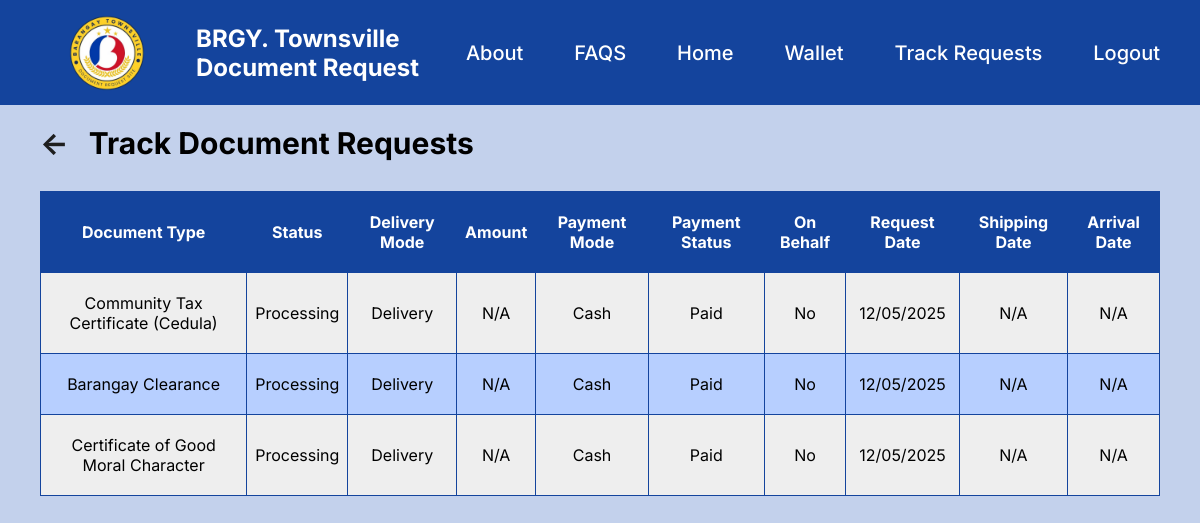
Page /track_request.php (signed in) on the committed database.
### tables this page shows
CREATE TABLE Requests (
	request_id INT NOT NULL AUTO_INCREMENT PRIMARY KEY,
    user_id INT NOT NULL,
    doc_id INT NOT NULL,
    request_date DATETIME NOT NULL DEFAULT CURRENT_TIMESTAMP,
    status ENUM('Pending', 'Approved', 'Denied', 'Processing', 'Ready for Shipping', 'Shipping', 'Ready for Pick-up', 'Released') NOT NULL DEFAULT 'Pending',
    delivery_mode ENUM('Pick-up', 'Delivery') NOT NULL,
    payment_mode ENUM('Cash_On_Delivery','Wallet') DEFAULT NULL,
    copies INT NOT NULL,
    is_on_behalf TINYINT NOT NULL DEFAULT 0,
    payment_status ENUM('Pending', 'Paid', 'Refunded') NOT NULL DEFAULT 'Pending',
    shipping_date DATETIME DEFAULT NULL, 
    arrival_date DATETIME DEFAULT NULL,
    pickup_status ENUM('Not Picked Up','Picked Up') NOT NULL DEFAULT 'Not Picked Up',
    pickup_date DATETIME DEFAULT NULL,
    CONSTRAINT requests_fk_user FOREIGN KEY (user_id) REFERENCES users(id),
	CONSTRAINT requests_fk_docu FOREIGN KEY (doc_id) REFERENCES document_types(doc_id)
);

CREATE TABLE Document_Types(
	doc_id INT NOT NULL AUTO_INCREMENT PRIMARY KEY,
    doc_name VARCHAR(255) NOT NULL,
    price DECIMAL(10, 2) NOT NULL,
    shipping_fee DECIMAL(10, 2) NOT NULL,
    description VARCHAR(255) NOT NULL,
    status ENUM('Active', 'Inactive')
) AUTO_INCREMENT = 9;

### track_request.php (the view, shortened to what this page needs)
<!DOCTYPE html>
<html lang="en">
<head>
    <link rel="stylesheet" href="style.css">
</head>
<body>
    <header class="main-header">
        <div class="logo">
        <img src="./images/logo.png">
        <div>
            <h4>BRGY. Townsville</h4>
            <h4>Document Request</h4>
        </div>
        </div>
    <nav class="navigation-menu">
        <ul>
            <li>About</li>
            <li>FAQS</li>
            <li><a href="dashboard.php">Home</a></li>
            <li><a href="view_wallet.php">Wallet</a></li>
            <li><a href="track_request.php">Track Requests</a></li>
            <li><a href="logout.php">Logout</a></li>
        </ul>
    </nav>
    </header>
    <div class="main-dashboard">
       <div class="page-container">
            <h2><a href="dashboard.php"><b><-</b></a></h2>
            <h2>Track Document Requests</h2>
        </div>
       <div class="table-container">
                <?php
                include "db.php";
                $user_id = $_SESSION['id'];
                $sql = "SELECT r.request_id, r.request_date, r.status, r.delivery_mode, r.payment_mode, r.payment_status, r.shipping_date, r.arrival_date,
                            d.doc_name,
                            p.amount, p.payment_date, p.transaction_type, r.is_on_behalf
                        FROM requests r
                        JOIN document_types d ON r.doc_id = d.doc_id
                        LEFT JOIN payments p ON r.request_id = p.request_id
                        WHERE r.user_id = '$user_id'";
                $result = $conn->query($sql);
                if ($result->num_rows > 0) {
                    echo'
                        <table class="user-table">
                        <tr class="head">
                            <th>Document Type</th>
                            <th>Status</th>
                            <th>Delivery Mode</th>
                            <th>Amount</th>
                            <th>Payment Mode</th>
                            <th>Payment Status</th>
                            <th>On Behalf</th>
                            <th>Request Date</th>
                            <th>Shipping Date</th>
                            <th>Arrival Date</th>
                        </tr>
                        ';
                    while ($row = mysqli_fetch_row($result)) {
                        $request_date = date("m/d/Y", strtotime($row[1]));
                        $status = $row[2];
                        $delivery_mode = $row[3];
                        if ($row[4]== 'Cash_On_Delivery'){
                            $payment_mode = 'Cash On Delivery';
                        }
                        else{
                                $payment_mode = 'Cash';
                        }
                        $payment_status = $row[5];
                        $shipping_date = $row[6] ? $row[6] : 'N/A';
                        $arrival_date = $row[7] ? $row[7] : 'N/A';
                        $doc_name = $row[8];
                        $amount = $row[9] ? $row[9] : 'N/A';
                        $is_on_behalf = $row[12] ? 'Yes' : 'No';
                        echo "<tr>
                                <td>$doc_name</td>
                                <td>$status</td>
                                <td>$delivery_mode</td>
                                <td>$amount</td>
                                <td>$payment_mode</td>
                                <td>$payment_status</td>
                                <td>$is_on_behalf</td>
                                <td>$request_date</td>
                                <td>$shipping_date</td>
                                <td>$arrival_date</td>
                              </tr>
                              ";
                    }
                    echo'</table>';
                } else {
                    echo '<p class="not-found"><b>No requests found</b></p>';
                }
                ?>
        </div>
    </div>
</body>
</html>

### style.css (style rules this page uses)
* { margin:0; padding:0; box-sizing: border-box; font-family: 'Inter'; }
:root { --main-bg:#C3D1EC; --container-bg:#E0E7F5; --header-color:#14449D; --warning:#D4A5B2; }
body { background-color: var(--main-bg); height:auto; }
.main-header { height: 105px; display: flex; background-color: var(--header-color); padding: 10px; align-items: center; justify-content: space-between; color: white; }
.main-header h4 { font-size: 24px; }
.logo { margin-left:47px; display: flex; align-items: center; gap: 47px; }
.logo img { width: 100px; height: 100px; margin-right: -8px; }
.navigation-menu { display: flex; justify-content: flex-end; padding: 15px 30px; }
.navigation-menu ul { list-style: none; display: flex; gap: 51px; }
.navigation-menu ul li { font-size: 20px; font-weight: 500; }
.navigation-menu ul li a { text-decoration: none; color: white; }
.main-dashboard { display:flex; justify-content: center; margin:0; padding:20px 40px 40px; flex-direction: column; }
.main-dashboard h2 { margin-bottom:10px; font-size: 30px; }
.table-container { width: 100%; height: 500px; overflow-y: auto; overflow-x: hidden; }
.page-container { display: flex; }
.page-container a { padding-right: 20px; text-decoration: none; color:#1E1E1E; }
.user-table { border-collapse: collapse; width:100%; }
.user-table th, .user-table td { border: 1px solid var(--header-color); padding: 20px 8px; text-align:center; }
.user-table .head th { background-color: var(--header-color); color:white; }
.user-table tr:nth-child(odd) { background-color: #B7CFFF; }
.user-table tr:nth-child(even) { background-color: #EEEEEE; }
.page-container h2 { margin-bottom: 30px; }

### rows in the picture
requests: doc.doc_name "Community Tax Certificate (Cedula)", status "Processing", delivery_mode "Delivery", amount "N/A", payment_mode "Cash", payment_status "Paid", is_on_behalf "No", request_date "12/05/2025", shipping_date "N/A", arrival_date "N/A"
requests: doc.doc_name "Barangay Clearance", status "Processing", delivery_mode "Delivery", amount "N/A", payment_mode "Cash", payment_status "Paid", is_on_behalf "No", request_date "12/05/2025", shipping_date "N/A", arrival_date "N/A"
requests: doc.doc_name "Certificate of Good Moral Character", status "Processing", delivery_mode "Delivery", amount "N/A", payment_mode "Cash", payment_status "Paid", is_on_behalf "No", request_date "12/05/2025", shipping_date "N/A", arrival_date "N/A"
